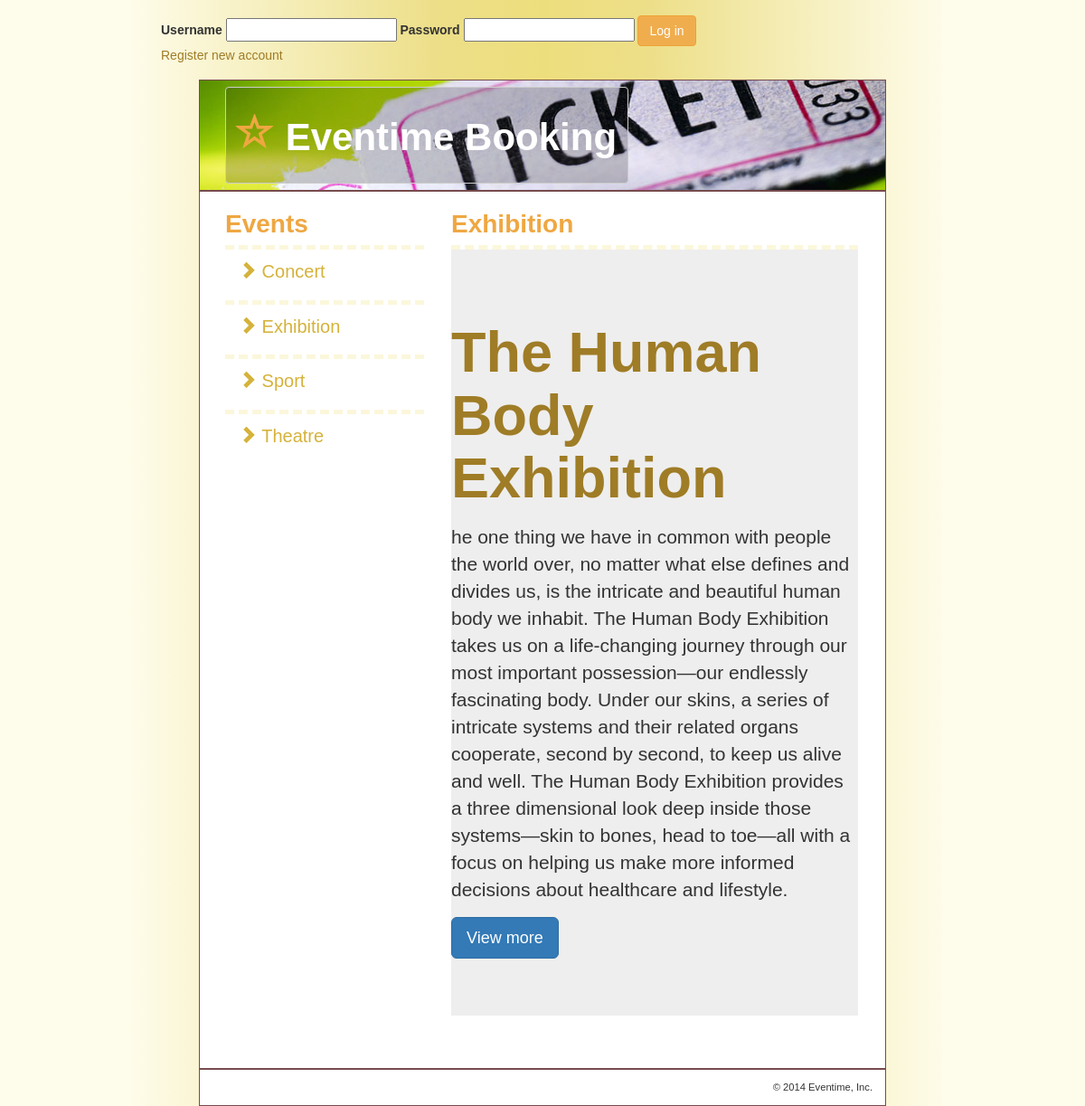
/?category_id=3, run on the app's committed database.
### tables this page shows
CREATE TABLE IF NOT EXISTS `types` (
  `type_id` int(11) NOT NULL,
  `type_name` varchar(255) NOT NULL COMMENT 'Jméno typu',
  PRIMARY KEY (`type_id`)
);

CREATE TABLE IF NOT EXISTS `events` (
  `event_id` int(10) NOT NULL,
  `event_title` varchar(100) NOT NULL,
  `event_contact_name` varchar(50) NOT NULL,
  `event_contact_surname` varchar(50) NOT NULL,
  `event_company` varchar(50) NOT NULL,
  `event_type` int(10) NOT NULL,
  `event_description` text NOT NULL,
  `event_price` int(10) NOT NULL,
  PRIMARY KEY (`event_id`)
);

### model/category_db.php (called while the page is built)
<?php
function get_categories() {
    global $db;
    $query = 'SELECT * FROM types
              ORDER BY type_name';
    $result = $db->query($query);
    return $result;
}
function get_category_name($category_id) {
    global $db;
    $query = "SELECT * FROM types
              WHERE type_id = $category_id";
    $category = $db->query($query);
    $category = $category->fetch();
    $category_name = $category['type_name'];
    return $category_name;
}
?>

### model/product_db.php (called while the page is built, shortened)
<?php
function get_products_by_category($category_id) {
    global $db;
    $query = "SELECT * FROM events
              WHERE events.event_type = '$category_id'
              ORDER BY event_id";
    $products = $db->query($query);
    return $products;
}
?>

### product_list.php (the view)
<?php include '/view/header.php'; ?>
<div id="main">
    <div id="sidebar">
        <h1>Events</h1>
        <ul class="nav">
            <?php foreach ($categories as $category) : ?>
                <li>
                    <a href="?category_id=<?php echo $category['type_id']; ?>">
                        <span class="glyphicon glyphicon-chevron-right"></span>
                        <?php echo $category['type_name']; ?>
                    </a>
                </li>
            <?php endforeach; ?>
        </ul>
    </div>
    <div id="content">
        <h1><?php echo $category_name; ?></h1>
        <ul class="nav">
            <?php foreach ($products as $product) : ?>
                <li>
                    <div class="jumbotron">
                        <h1><a href="?action=view_product&product_id=<?php echo $product['event_id']; ?>">
                                <?php echo $product['event_title']; ?>
                            </a></h1>
                        <p><?php echo $product['event_description']; ?></p>
                        <p><a href="?action=view_product&product_id=<?php echo $product['event_id']; ?>" class="btn btn-primary btn-lg" role="button">View more</a></p>
                    </div>
                </li>
            <?php endforeach; ?>
        </ul>
    </div>
</div>

### style/main.css (style rules this page uses)
body { margin-top: 0; background: rgb(254,252,234); background: -moz-linear-gradient(left, rgba(254,252,234,1) 0%, rgba(254,252,234,1) 12%, rgba(237,223,137,1) 40%, rgba(237,222,125,1) 50%, rgba(237,223,137,1) 60%, rgba(254,252,234,1) 87%, rgba(254,252,234,1) 100%); background: -webkit-gradient(linear, left top, right top, color-stop(0%,rgba(254,252,234,1)), color-stop(12%,rgba(254,252,234,1)), color-stop(40%,rgba(237,223,137,1)), color-stop(50%,rgba(237,222,125,1)), color-stop(60%,rgba(237,223,137,1)), color-stop(87%,rgba(254,252,234,1)), color-stop(100%,rgba(254,252,234,1))); background: -webkit-linear-gradient(left, rgba(254,252,234,1) 0%,rgba(254,252,234,1) 12%,rgba(237,223,137,1) 40%,rgba(237,222,125,1) 50%,rgba(237,223,137,1) 60%,rgba(254,252,234,1) 87%,rgba(254,252,234,1) 100%); background: -o-linear-gradient(left, rgba(254,252,234,1) 0%,rgba(254,252,234,1) 12%,rgba(237,223,137,1) 40%,rgba(237,222,125,1) 50%,rgba(237,223,137,1) 60%,rgba(254,252,234,1) 87%,rgba(254,252,234,1) 100%); background: -ms-linear-gradient(left, rgba(254,252,234,1) 0%,rgba(254,252,234,1) 12%,rgba(237,223,137,1) 40%,rgba(237,222,125,1) 50%,rgba(237,223,137,1) 60%,rgba(254,252,234,1) 87%,rgba(254,252,234,1) 100%); background: linear-gradient(to right, rgba(254,252,234,1) 0%,rgba(254,252,234,1) 12%,rgba(237,223,137,1) 40%,rgba(237,222,125,1) 50%,rgba(237,223,137,1) 60%,rgba(254,252,234,1) 87%,rgba(254,252,234,1) 100%); filter: progid:DXImageTransform.Microsoft.gradient( startColorstr='#fefcea', endColorstr='#fefcea',GradientType=1 ); font-family: Arial, Helvetica, sans-serif; }
h1 { color: #efa742!important; font-size: 200%; margin: 0; padding: .5em 0 .25em; text-decoration: none; font-weight: bold; }
ul { margin: 0 0 1em 0; padding: 0 0 0 2.5em; }
a { color: #9f7c26; }
li { margin: 0; padding: 0; }
ul.nav { list-style-type: none; margin-left: 0; padding-left: 0; }
ul.nav li { padding-bottom: 0.5em; border-top: 5px dashed #fbf7db; }
.nav>li>a { color: #d5b23a; font-size: 20px; }
#main { margin: 0; padding: .5em 2em; }
#sidebar { float: left; width: 250px; padding-right: 30px; }
#content { float: left; width: 450px; padding-bottom: 1.5em; }

### data on the page
types: type_name "Concert"
types: type_name "Exhibition"
types: type_name "Sport"
types: type_name "Theatre"
events: event_title "The Human Body Exhibition", event_description "he one thing we have in common with people the world over, no matter what else defines and divides us, is the intricate and beautiful human body we inhabit. The Human Body Exhibition takes us on a life-changing journey through our most important possession—our endlessly fascinating body. Under our skins, a series of intricate systems and their related organs cooperate, second by second, to keep us alive and well. The Human Body Exhibition provides a three dimensional look deep inside those systems—skin to bones, head to toe—all with a focus on helping us make more informed decisions about healthcare and lifestyle."
